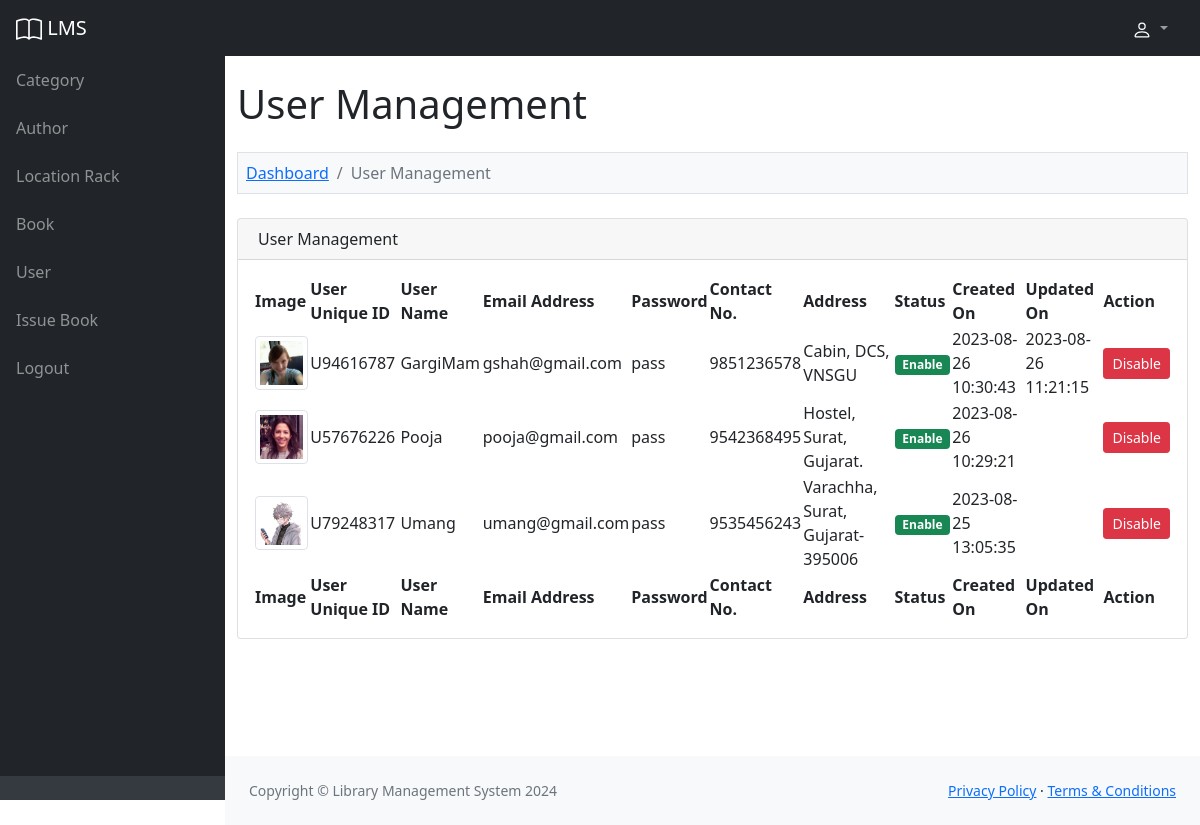
/admin/user.php (signed in), run on the app's committed database.
### tables this page shows
CREATE TABLE `lms_user` (
  `user_id` int(11) NOT NULL,
  `user_name` varchar(200) NOT NULL,
  `user_address` text NOT NULL,
  `user_contact_no` varchar(30) NOT NULL,
  `user_profile` varchar(100) NOT NULL,
  `user_email_address` varchar(200) NOT NULL,
  `user_password` varchar(30) NOT NULL,
  `user_unique_id` varchar(30) NOT NULL,
  `user_status` enum('Enable','Disable') NOT NULL,
  `user_created_on` varchar(30) NOT NULL,
  `user_updated_on` varchar(30) NOT NULL
);

### function.php (called while the page is built, shortened)
<?php
function base_url()
{
	return 'http://localhost/123 Umang/library_management_system/';
}
function is_admin_login()
{
	if (isset($_SESSION['admin_id'])) {
		return true;
	}
	return false;
}
?>

### admin/user.php (the view, shortened to what this page needs)
<?php
include '../database_connection.php';
include '../function.php';
$query = "
	SELECT * FROM lms_user
    ORDER BY user_id DESC
";
$result_show_users = mysqli_query($conn, $query);
include '../header.php';
?>
<div class="container-fluid py-4" style="min-height: 700px;">
	<h1>User Management</h1>
	<ol class="breadcrumb mt-4 mb-4 bg-light p-2 border">
		<li class="breadcrumb-item"><a href="index.php">Dashboard</a></li>
		<li class="breadcrumb-item active">User Management</li>
	</ol>
	<div class="card mb-4">
		<div class="card-header">
			<div class="row">
				<div class="col col-md-6">
					<i class="fas fa-table me-1"></i> User Management
				</div>
				<div class="col col-md-6" align="right">
				</div>
			</div>
		</div>
		<div class="card-body">
			<table id="datatablesSimple">
				<thead>
					<tr>
						<th>Image</th>
						<th>User Unique ID</th>
						<th>User Name</th>
						<th>Email Address</th>
						<th>Password</th>
						<th>Contact No.</th>
						<th>Address</th>
						<th>Status</th>
						<th>Created On</th>
						<th>Updated On</th>
						<th>Action</th>
					</tr>
				</thead>
				<tfoot>
					<tr>
						<th>Image</th>
						<th>User Unique ID</th>
						<th>User Name</th>
						<th>Email Address</th>
						<th>Password</th>
						<th>Contact No.</th>
						<th>Address</th>
						<th>Status</th>
						<th>Created On</th>
						<th>Updated On</th>
						<th>Action</th>
					</tr>
				</tfoot>
				<tbody>
					<?php
					if (mysqli_num_rows($result_show_users) > 0) {
						foreach ($result_show_users as $row) {
							$user_status = '';
							if ($row['user_status'] == 'Enable') {
								$user_status = '<div class="badge bg-success">Enable</div>';
								$user_status_btn = '<button type="button" name="delete_button" class="btn btn-danger btn-sm" onclick="delete_data(`' . $row["user_id"] . '`, `' . $row["user_status"] . '`)">Disable</button>';
							} else {
								$user_status = '<div class="badge bg-danger">Disable</div>';
								$user_status_btn = '<button type="button" name="delete_button" class="btn btn-success btn-sm" onclick="delete_data(`' . $row["user_id"] . '`, `' . $row["user_status"] . '`)">Enable</button>';
							}
							echo '
    					<tr>
    						<td><img src="../upload/' . $row["user_profile"] . '" class="img-thumbnail" width="75" /></td>
    						<td>' . $row["user_unique_id"] . '</td>
    						<td>' . $row["user_name"] . '</td>
    						<td>' . $row["user_email_address"] . '</td>
    						<td>' . $row["user_password"] . '</td>
    						<td>' . $row["user_contact_no"] . '</td>
    						<td>' . $row["user_address"] . '</td>
    						<td>' . $user_status . '</td>
    						<td>' . $row["user_created_on"] . '</td>
    						<td>' . $row["user_updated_on"] . '</td>
    						<td>' . $user_status_btn . '</td>
    					</tr>
    					';
						}
					} else {
						echo '
    				<tr>
    					<td colspan="12" class="text-center">No Data Found</td>
    				</tr>
    				';
					}
					?>
				</tbody>
			</table>
		</div>
	</div>
</div>
<?php
include '../footer.php';
?>

### header.php (shortened to what this page needs)
<!doctype html>
<html lang="en">
<head>
    <link href="<?php echo base_url(); ?>asset/css/simple-datatables-style.css" rel="stylesheet" />
    <link href="<?php echo base_url(); ?>asset/css/styles.css" rel="stylesheet" />
</head>
<?php
if (is_admin_login()) {
    ?>
    <body class="sb-nav-fixed">
        <nav class="sb-topnav navbar navbar-expand navbar-dark bg-dark">
            <a class="navbar-brand ps-3" href="index.php">
                LMS
            </a>
            <button class="btn btn-link btn-sm order-1 order-lg-0 me-4 me-lg-0" id="sidebarToggle" href="#!">
            </button>
            <ul class="navbar-nav ms-auto ms-md-0 me-3 me-lg-4">
                <li class="nav-item dropdown">
                    <a class="nav-link dropdown-toggle" id="navbarDropdown" href="#" role="button" data-bs-toggle="dropdown"
                        aria-expanded="false">
                    </a>
                </li>
            </ul>
        </nav>
        <div id="layoutSidenav">
            <div id="layoutSidenav_nav">
                <nav class="sb-sidenav accordion sb-sidenav-dark" id="sidenavAccordion">
                    <div class="sb-sidenav-menu">
                        <div class="nav">
                            <a class="nav-link" href="category.php">Category</a>
                            <a class="nav-link" href="author.php">Author</a>
                            <a class="nav-link" href="location_rack.php">Location Rack</a>
                            <a class="nav-link" href="book.php">Book</a>
                            <a class="nav-link" href="user.php">User</a>
                            <a class="nav-link" href="issue_book.php">Issue Book</a>
                            <a class="nav-link" href="logout.php">Logout</a>
                        </div>
                    </div>
                    <div class="sb-sidenav-footer">
                    </div>
                </nav>
            </div>
            <div id="layoutSidenav_content">
                <main>
                                <?php
}
?>

### footer.php (shortened to what this page needs)
<?php
if (is_admin_login()) {
    ?>
    </main>
    <footer class="py-4 bg-light mt-auto">
        <div class="container-fluid px-4">
            <div class="d-flex align-items-center justify-content-between small">
                <div class="text-muted">Copyright &copy; Library Management System
                    <?php echo date('Y'); ?>
                </div>
                <div>
                    <a href="#">Privacy Policy</a>
                    &middot;
                    <a href="#">Terms &amp; Conditions</a>
                </div>
            </div>
        </div>
    </footer>
    </div>
    </div>
    <?php
}
?>
</body>
</html>

### data on the page
lms_user: user_profile (picture), user_unique "U94616787", user_name "GargiMam", user_email_address "gshah@gmail.com", user_password "pass", user_contact_no "9851236578", user_address "Cabin, DCS, VNSGU", user_status "Enable", user_created_on "2023-08-26 10:30:43", user_updated_on "2023-08-26 11:21:15"
lms_user: user_profile (picture), user_unique "U57676226", user_name "Pooja", user_email_address "pooja@gmail.com", user_password "pass", user_contact_no "9542368495", user_address "Hostel, Surat, Gujarat.", user_status "Enable", user_created_on "2023-08-26 10:29:21"
lms_user: user_profile (picture), user_unique "U79248317", user_name "Umang", user_email_address "umang@gmail.com", user_password "pass", user_contact_no "9535456243", user_address "Varachha, Surat, Gujarat-395006", user_status "Enable", user_created_on "2023-08-25 13:05:35"
